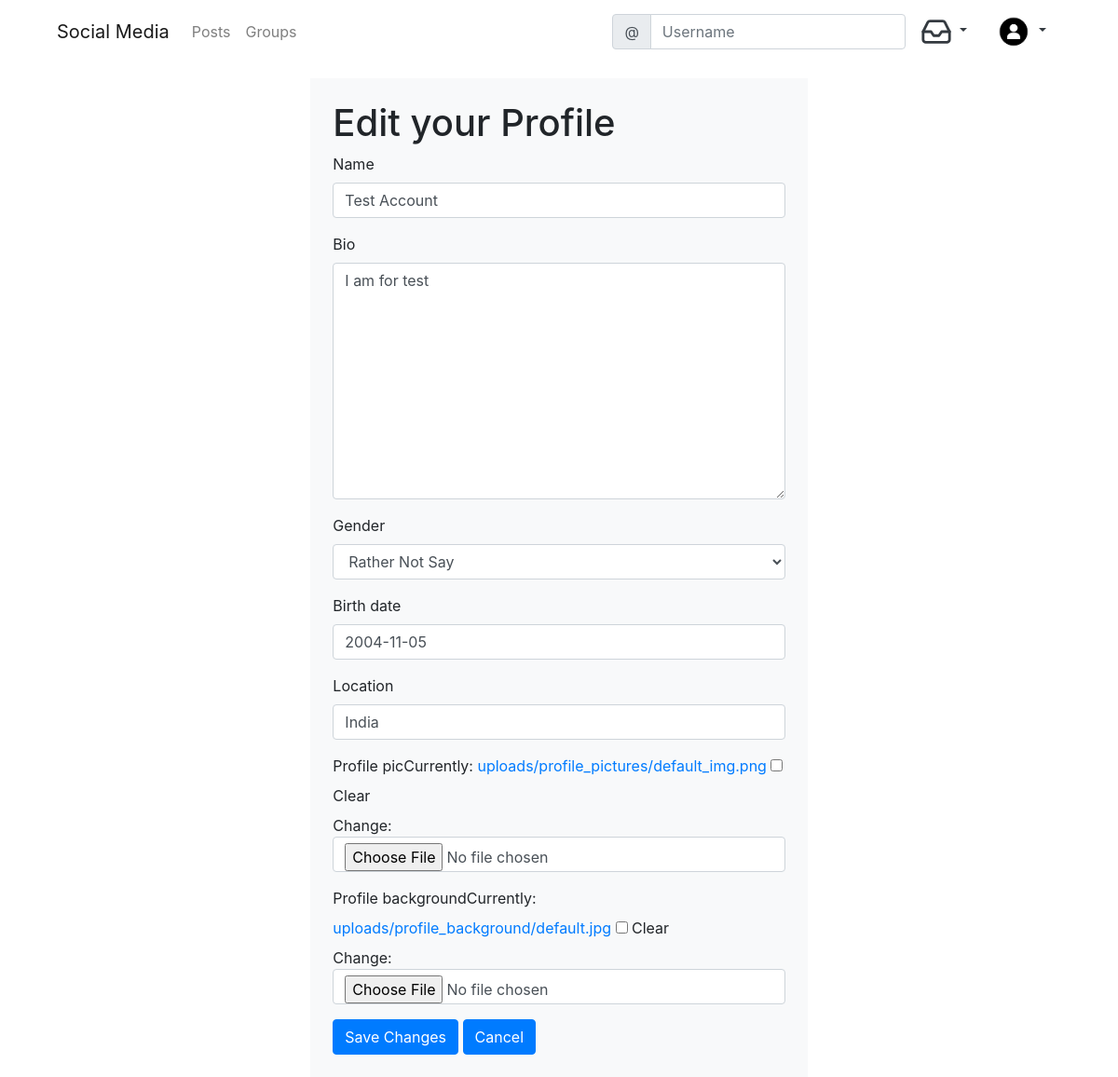
The app's page /profile/2/edit/ (signed in) with its own data.
### social/models.py (models this page shows)
class UserProfile(models.Model):
    user = models.OneToOneField(User, primary_key=True, related_name='profile', on_delete=models.CASCADE)
    name = models.CharField(max_length = 150, blank = True, null = True)
    bio = models.TextField(max_length = 350, blank = True, null = True)
    GENDER_CHOICES = (
        ('', 'Choose Your Gender'),
        ('Male', 'Male'),
        ('Female', 'Female'),
        ('Rather Not Say', 'Rather Not Say')
    )
    gender = models.CharField(max_length=14, choices=GENDER_CHOICES)
    birth_date = models.DateField(blank = True, null = True)
    location = models.CharField(max_length = 150, blank = True, null = True)
    profile_background = models.ImageField(upload_to='uploads/profile_background', default='uploads/profile_background/default.jpg', blank=True)
    profile_pic = models.ImageField(upload_to='uploads/profile_pictures', default='uploads/profile_pictures/default_img.png', blank=True)
    followers = models.ManyToManyField(User, related_name='followers', blank = True)
    verified = models.BooleanField(default=False)

### social/views.py (the view, shortened to what this page needs)
# urls.py: path('profile/<pk>/edit/', views.ProfileEditView.as_view(), name='profile_edit'),
class ProfileEditView(LoginRequiredMixin, UserPassesTestMixin, UpdateView):
    login_url = '/accounts/login/'
    model = models.UserProfile
    form_class = forms.ProfileForm
    template_name  = 'social/profile_edit.html'
    def test_func(self):
        profile = self.get_object()
        return self.request.user == profile.user

### social/forms.py
class ProfileForm(forms.ModelForm):
    class Meta():
        model = models.UserProfile
        fields = ('name', 'bio', 'gender', 'birth_date', 'location', 'profile_pic', 'profile_background')

### social/templatetags/custom_tags.py (called while the page is built)
@register.inclusion_tag('notif/notifications.html', takes_context = True)
def show_notifications(context):
    request_user = context['request'].user
    notifications = Notification.objects.filter(to_user=request_user).exclude(user_has_seen=True).order_by('-timestamp')
    return {'notifications':notifications}

### templates/social/profile_edit.html (shortened to what this page needs)
{% extends "base.html" %}
{% load bootstrap4 %}
{% block maincontent  %}
<div class="row justify-content-center mt-3">
    <div class="col-md-8 col-sm-12 bg-light p-4">
      <h1>Edit your Profile</h1>
      <form method="post" enctype="multipart/form-data">
        {% bootstrap_form form %}
        <input type="Submit" class="btn btn-primary" value="Save Changes">
        <a class="btn btn-primary" href="{% url "profile_view" object.pk %}">Cancel</a>
      </form>
    </div>
</div>
{% endblock %}

### templates/base.html (shortened to what this page needs)
<!DOCTYPE html>
{% load static %}
{% load custom_tags %}
<html lang="en" dir="ltr">
  <head>
    <link rel="stylesheet" href="{% static 'css/master.css' %}">
    <link rel="stylesheet" href="https://cdn.jsdelivr.net/npm/bootstrap@4.6.0/dist/css/bootstrap.min.css"
>
  </head>
  <body>
  <div class="container">
    <nav class="MynavigationBar navbar navbar-expand-lg navbar-light sticky">
      <a class="navbar-brand" href="{% if user.is_authenticated %}{% url "post_list" %}{% else %}{% url "home" %}{% endif %}">Social Media</a>
      <div class="collapse navbar-collapse" id="navbarNavDropdown">
        <ul class="navbar-nav mr-auto mt-2 mt-lg-0">
          {% if user.is_authenticated %}
          <li class="nav-item">
            <a class="nav-link" href="{% url "post_list" %}">Posts</a>
          </li>
          <li class="nav-item">
            <a class="nav-link" href="{% url "list-group" %}">Groups</a>
          </li>
          {% endif %}
        </ul>
        <form class="form-inline" action="{% url "search" %}">
          <div class="input-group">
            <div class="input-group-prepend">
              <span class="input-group-text" id="basic-addon1">@</span>
            </div>
            <input type="text" class="form-control" placeholder="Username" aria-label="Username" aria-describedby="basic-addon1" name="query" value="{{ request.GET.query }}">
          </div>
        </form>
        {% if user.is_authenticated %}
        <div class="nav-item dropdown">
          <a class="nav-link dropdown-toggle text-dark" href="#" data-bs-toggle="dropdown"  id="naavbarnotif"  role="button" data-toggle="dropdown" aria-haspopup="true" aria-expanded="false">
            <i data-feather="inbox"></i>
          </a>
        </div>
        {% endif %}
        {% if user.is_authenticated %}
          <div class="nav-item dropdown">
            <a class="nav-link dropdown-toggle text-dark" href="#" data-bs-toggle="dropdown"  id="navbarDropdownMenuLink"  role="button" data-toggle="dropdown" aria-haspopup="true" aria-expanded="false">
              <img src="{{ user.profile.profile_pic.url }}" class="round_img" height="36" widht="36" alt="img not loaded">
            </a>
          </div>
          {% endif %}
      </div>
    </nav>
</div>
<div class="container-fluid">
<div class="row">
  <div class="col-lg-2 col-md-2 col-sm-12">
  </div>
  <div class="col-lg-8 col-md-10 col-sm-12">
  {% block maincontent %}
  {% endblock %}
  </div>
  <div class="col-lg-2 col-md-12 col-sm-12">
  </div>
</div>
</div>
  </body>
</html>

### static_in_venv/css/master.css (style rules this page uses)
.round_img { border-radius: 100%; }
.feather { width: 34px; height: 34px; stroke: currentColor; stroke-width: 2; stroke-linecap: round; stroke-linejoin: round; fill: none; }

### records on screen
UserProfile: name "Test Account", bio "I am for test", gender "Rather Not Say", birth_date "2004-11-05", location "India"
